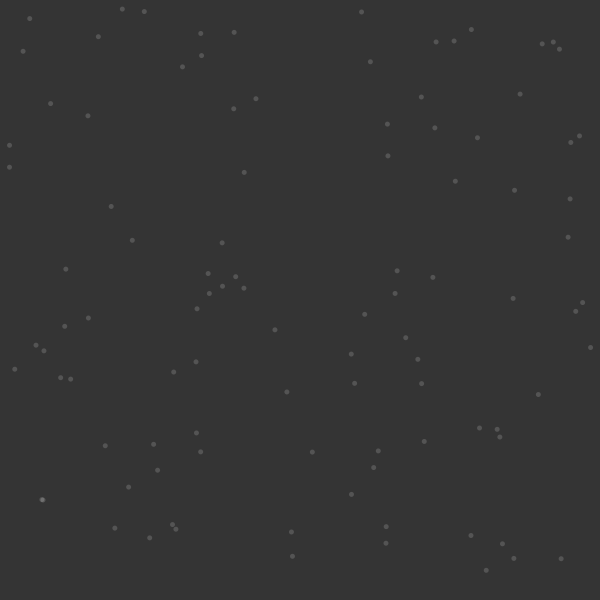
Frame 1 (no input)
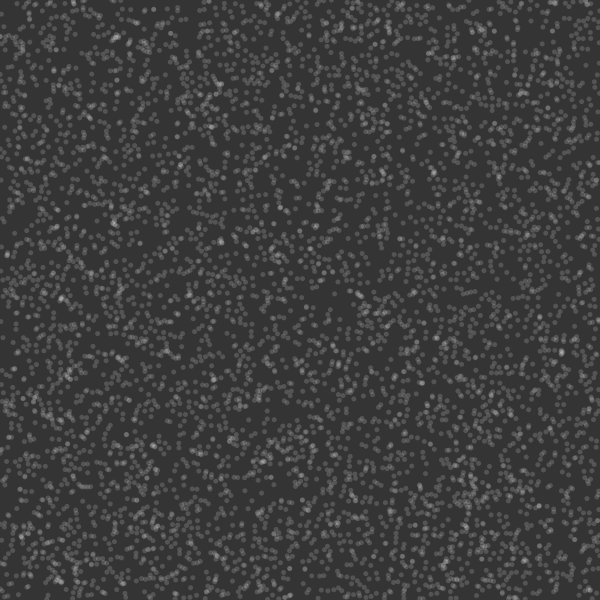
Frame 60 (the mouse pressed at the canvas centre just before this capture)
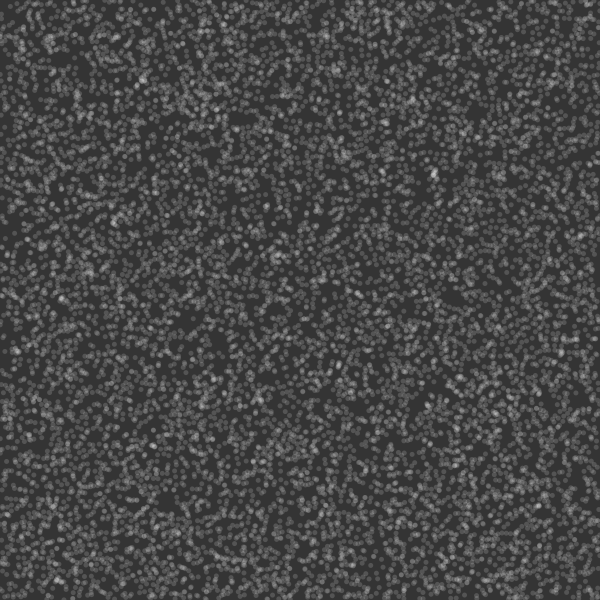
Frame 120 (the mouse held since frame 60 and released just before this capture)

The Processing sketch that drew these frames (run headless with seeded random() and noise(); from frame 60 on, the mouse is pressed at the canvas centre):

// Processing sketch: random_ordinary
// ── random_ordinary.pde
void setup() {
  size(600, 600, JAVA2D); 
  background(52); 

  frameRate(100);
}

void draw() {

  for (int i = 0; i < 100; i++) {
    float x = map(random(0, 1), 0, 1, 0, width);
    float y = map(random(0, 1), 0, 1, 0, height);

    noStroke();
    fill(255, 40);
    ellipse(x, y, 5, 5);
  }
}
